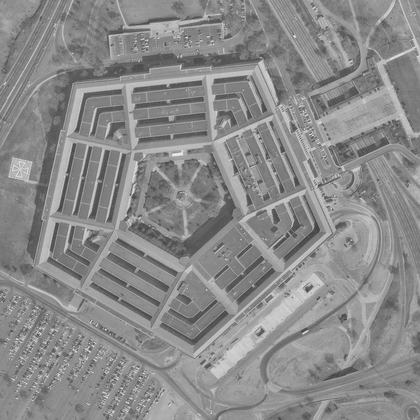
%> input picture Sample Images/pentagon.tif, 420 x 420 px, shrunk from 1024 x 1024 before the run
$ octave Histogram_Equalization_1.m   (GNU Octave 9; MATLAB toolbox functions it lacks are replaced by stand-ins)
%> lines starting %> are read from the running program, lines starting %| are printed output that depends on the picture
clc;
clear all;

% Open Image, Calculate M x N
I=imread('pentagon.tif');
%> I is the input picture: size 420x420 uint8; min 66, max 239, mean 138.5
M = size(I,1);
%> M = 420
N = size(I,2);
%> N = 420
numofpixels = M * N;
%> numofpixels = 176400

% Number of intensities / bins in histogram
L = 256;

% Create variables for table
freq=zeros(256,1);      %nr
prob=zeros(256,1);      %Pr(r)
probcum=zeros(256,1);   %S=T(r)
cum=zeros(256,1);
output=zeros(256,1);

% Calculate Histogram and Probability
for col = 1:M
    for row = 1:N
        % n(r) = Index pixel intensity and increment histogram level
        freq((I(col,row))+1) = freq((I(col,row))+1)+1;
        % Pr(r) = Probability of pixel intensity / total number of pixels
        prob((I(col,row))+1) = freq((I(col,row))+1)/numofpixels;
    end
end
%> after the loop, freq = 256 values, max 3341 at index 130, min 0 at index 1, mean 689.1; prob = 256 values, max 0.0189 at index 130, min 0 at index 1, mean 0.00391

% Reset summation
sum = 0;

% Calculate Equalized Hist: s=T(r)=(L-1)*sum(Pr(rk))
for i = 1:size(prob)
   % Manage Sums as count increments
   sum = sum + freq(i);
   % Just for tabulating dat
   cum(i) = sum;
   % Cumulative probability = sum / total number of pixels
   probcum(i) = cum(i) ./ numofpixels;
   % Equalization equation
   output(i) = (L-1) .* probcum(i);
   % Round for output
   output(i) = round(output(i));
end
%> after the loop, cum = 256 values from 0 to 176400; output = 256 values from 0 to 255; probcum = 256 values from 0 to 1; sum = 176400

% Creat output image array
I2 = uint8(zeros(size(I,1),size(I,2)));
for col = 1:M;
    for row = 1:N;
            I2(col,row) = output(I(col,row)+1);
    end
end
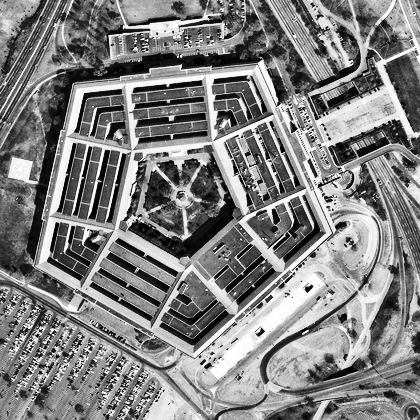
%> I2: size 420x420 uint8; min 0, max 255, mean 129

% Calculate New Histogram
hist = zeros(1, L);
for col = 1:M;
    for row = 1:N;
        % n(r) = Index pixel intensity and increment histogram level
        hist((I2(col,row))+1) = hist((I2(col,row))+1)+1;
    end
end
%> after the loop, hist = 256 values, max 3341 at index 90, min 0 at index 10, mean 689.1

% Create Table and fill with variables
dat=cell(256,6);
columnname =   {'Bin',     'Histogram', 'Probability', 'Cumulative histogram','CDF',    'Output'};
columnformat = {'numeric', 'numeric',   'numeric',     'numeric',             'numeric','numeric'};
columneditable = [false false false false false false];
for i=1:256
    dat(i,:)={i,freq(i),prob(i),cum(i),probcum(i),output(i)};
end
%> after the loop, dat = 1536 items

% Display table
figure(2)
t = uitable('Units','normalized','Position',[0.1 0.1 0.9 0.9], 'Data', dat,'ColumnName', columnname,'ColumnFormat', columnformat,'ColumnEditable', columneditable,'RowName',[]);
%> t = -34.64

% Display Images: Original, Algorithym, Function
figure(1)
subplot(2,2,1); imshow(I);
subplot(2,2,3); imshow(I2);

% Display Histograms: Original, Algorithym, Function
subplot(2,2,2); bar((1:L),freq);
subplot(2,2,4); bar((1:L),hist);
%> after `bar((1:L),hist)`:
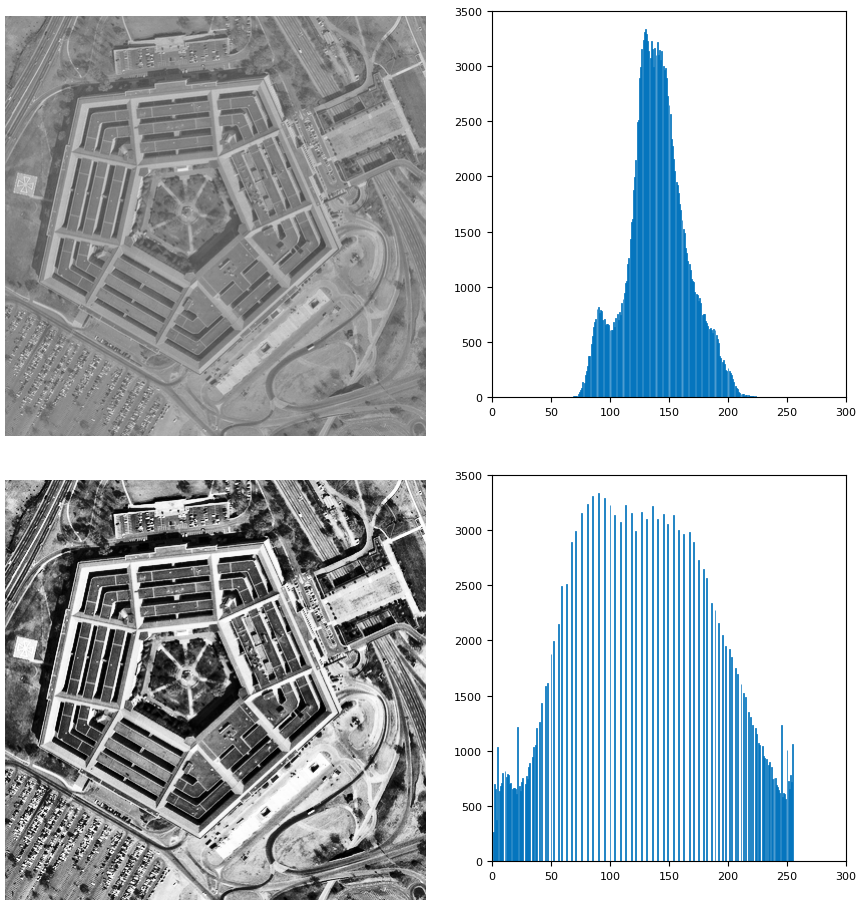
%> figure redrawn from the program's plot data, 4 panels
